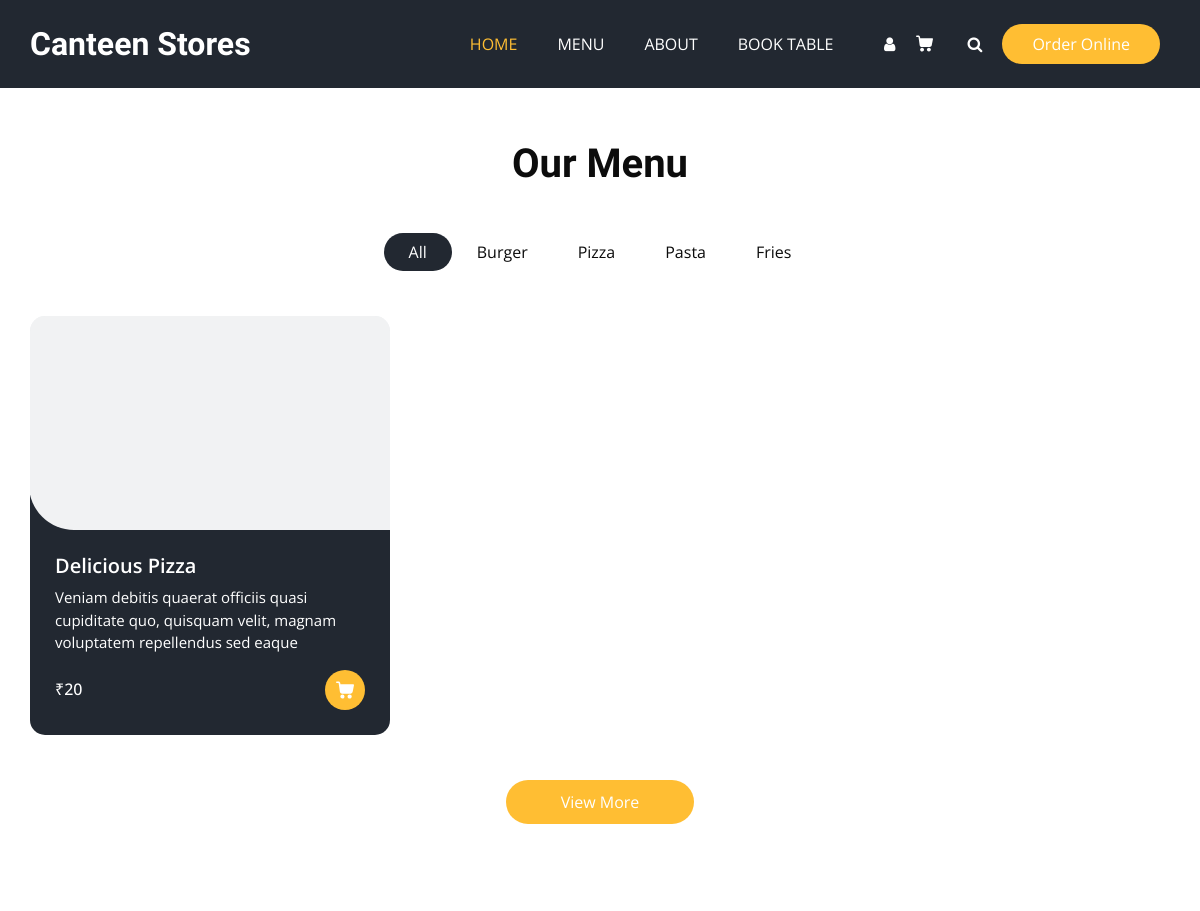
The app's page /menu/ (upper part), older data.
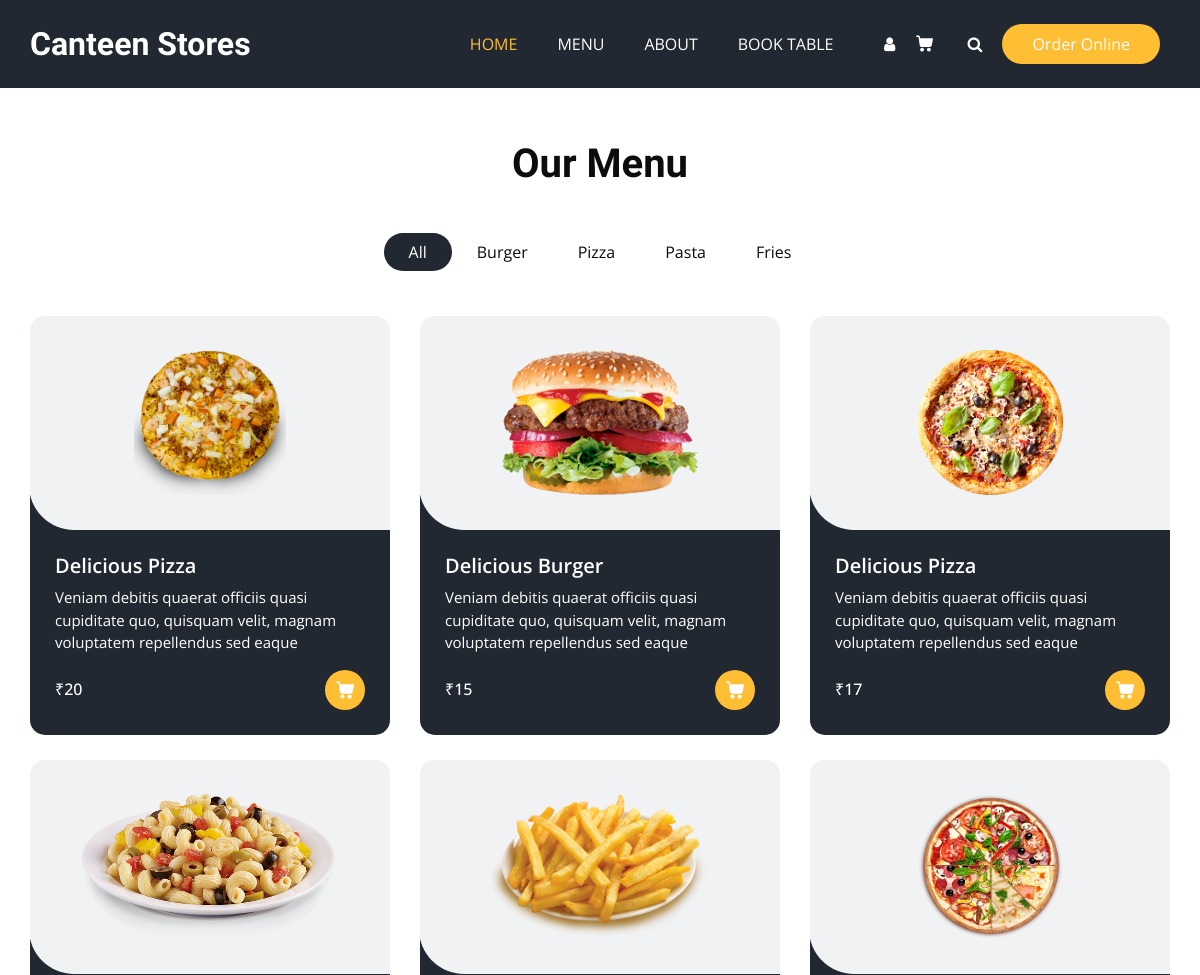
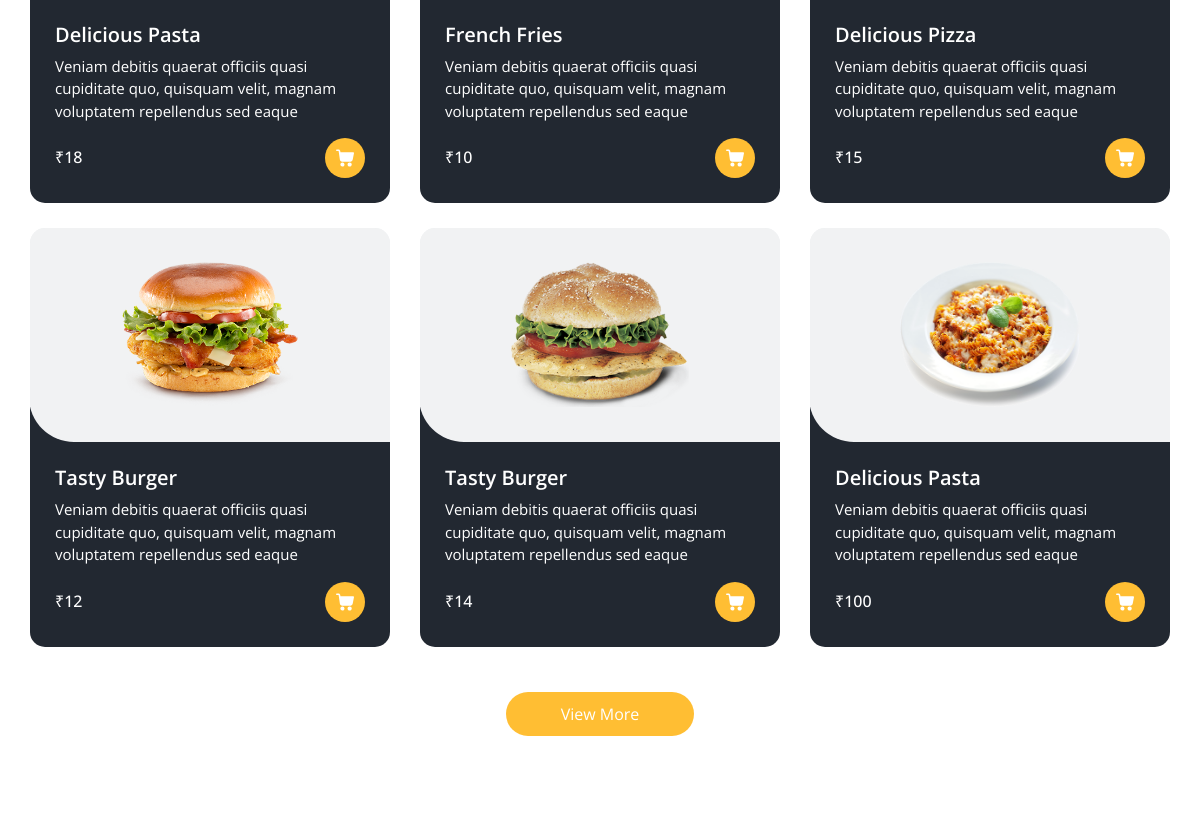
The same page, newer data (2 pictures, top to bottom).
### Home_App/models.py (models this page shows, shortened)
class Items(models.Model):
    Title = models.CharField(max_length=55)
    Type = models.CharField(max_length=10, default='')
    Decription = models.TextField(max_length=250)
    Price = models.IntegerField()
    Quantity = models.IntegerField(default=0)
    Image = models.FileField(upload_to='items_image/', max_length=250, null=True, default=None)

### Home_App/views.py (the view, shortened to what this page needs)
# urls.py: path('menu/', hv.menu, name='menu'),
def menu(request):
    global order_item
    data = {
        'title' : 'Canteen Menu',
        'active_user' : Active_User
    }
    query_data = Items.objects.all()
    return render(request, 'menu.html', {'data': data, 'query_data': query_data})

### Template/menu.html (shortened to what this page needs)
{% extends 'main.html' %}
{% load static %}
{% block main %}
<section class="food_section layout_padding-bottom">
  <div class="container">
    <div class="heading_container heading_center">
      <h2>
        Our Menu
      </h2>
    </div>
    <ul class="filters_menu">
      <li class="active" data-filter="*">All</li>
      <li data-filter=".burger">Burger</li>
      <li data-filter=".pizza">Pizza</li>
      <li data-filter=".pasta">Pasta</li>
      <li data-filter=".fries">Fries</li>
    </ul>
    <div class="filters-content">
      <div class="row grid">
        {% for item in query_data %}
        <div class="col-sm-6 col-lg-4 all {{ item.Type }}">
          <div class="box">
            <div>
              <div class="img-box">
                <img src="/media/{{ item.Image }}" alt="">
              </div>
              <div class="detail-box">
                <h5>
                  {{ item.Title }}
                </h5>
                <p>
                  {{ item.Decription }}
                </p>
                <div class="options">
                  <h6>
                    ₹{{ item.Price }}
                  </h6>
                  <form action="{% url 'menu' %}" method="POST">
                    {% if data.active_user %}
                    <button name="show_svg" value="{{ item.id }}">
                      {% else %}
                      <button name="show_svg" value="not_active">
                        {% endif %}
                      </button>
                  </form>
                </div>
              </div>
            </div>
          </div>
        </div>
        {% endfor %}
      </div>
    </div>
    <div class="btn-box">
      <a href="">
        View More
      </a>
    </div>
  </div>
</section>
{% endblock main %}

Row changes from the older to the newer data that the page shows:
removed Items: Title "Delicious Pizza", Decription "Veniam debitis quaerat officiis quasi cupiditate quo, quisquam velit, magnam voluptatem repellendus sed eaque", Price "20"
added Items: Image (picture), Title "Delicious Pizza", Decription "Veniam debitis quaerat officiis quasi cupiditate quo, quisquam velit, magnam voluptatem repellendus sed eaque", Price "20"
added Items: Image (picture), Title "Delicious Burger", Decription "Veniam debitis quaerat officiis quasi cupiditate quo, quisquam velit, magnam voluptatem repellendus sed eaque", Price "15"
added Items: Image (picture), Title "Delicious Pizza", Decription "Veniam debitis quaerat officiis quasi cupiditate quo, quisquam velit, magnam voluptatem repellendus sed eaque", Price "17"
added Items: Image (picture), Title "Delicious Pasta", Decription "Veniam debitis quaerat officiis quasi cupiditate quo, quisquam velit, magnam voluptatem repellendus sed eaque", Price "18"
added Items: Image (picture), Title "French Fries", Decription "Veniam debitis quaerat officiis quasi cupiditate quo, quisquam velit, magnam voluptatem repellendus sed eaque", Price "10"
added Items: Image (picture), Title "Delicious Pizza", Decription "Veniam debitis quaerat officiis quasi cupiditate quo, quisquam velit, magnam voluptatem repellendus sed eaque", Price "15"
added Items: Image (picture), Title "Tasty Burger", Decription "Veniam debitis quaerat officiis quasi cupiditate quo, quisquam velit, magnam voluptatem repellendus sed eaque", Price "12"
added Items: Image (picture), Title "Tasty Burger", Decription "Veniam debitis quaerat officiis quasi cupiditate quo, quisquam velit, magnam voluptatem repellendus sed eaque", Price "14"
added Items: Image (picture), Title "Delicious Pasta", Decription "Veniam debitis quaerat officiis quasi cupiditate quo, quisquam velit, magnam voluptatem repellendus sed eaque", Price "100"
